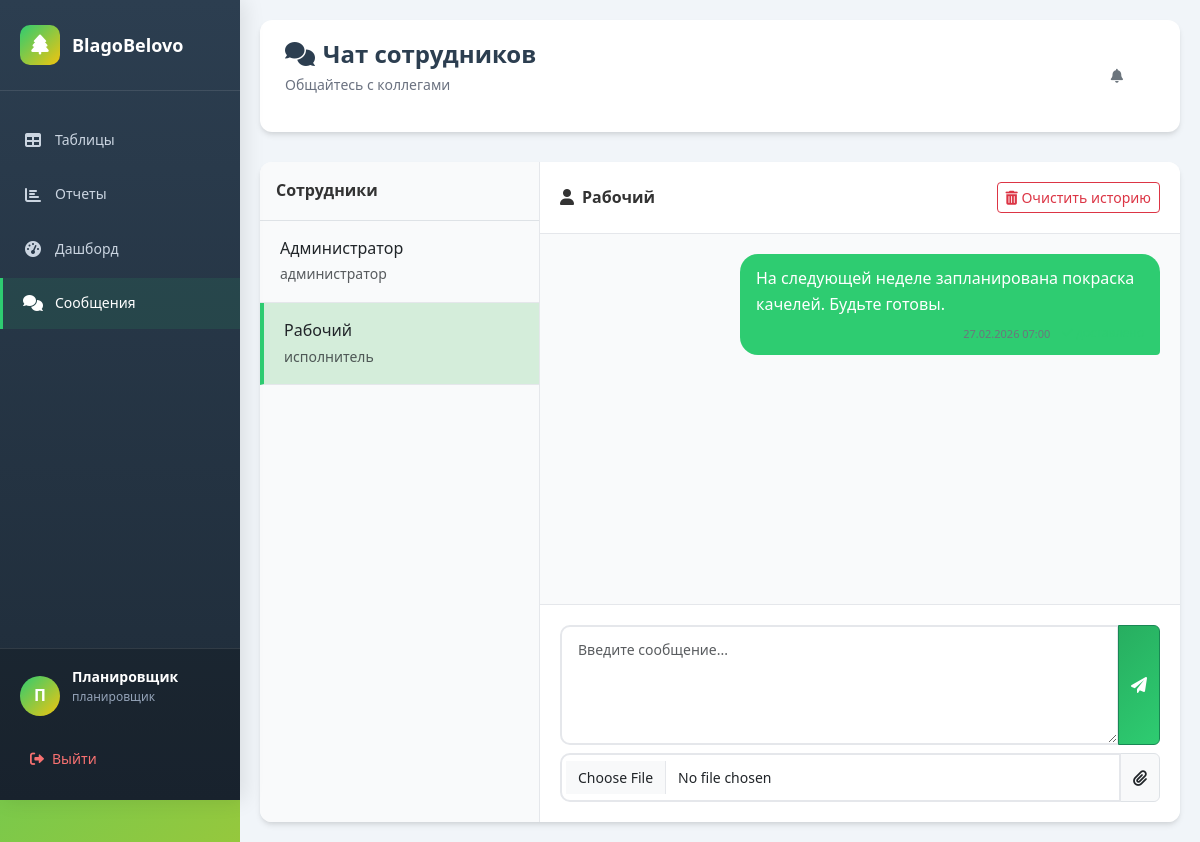
The app's page /chat.php?contact_id=3 (signed in), older data.
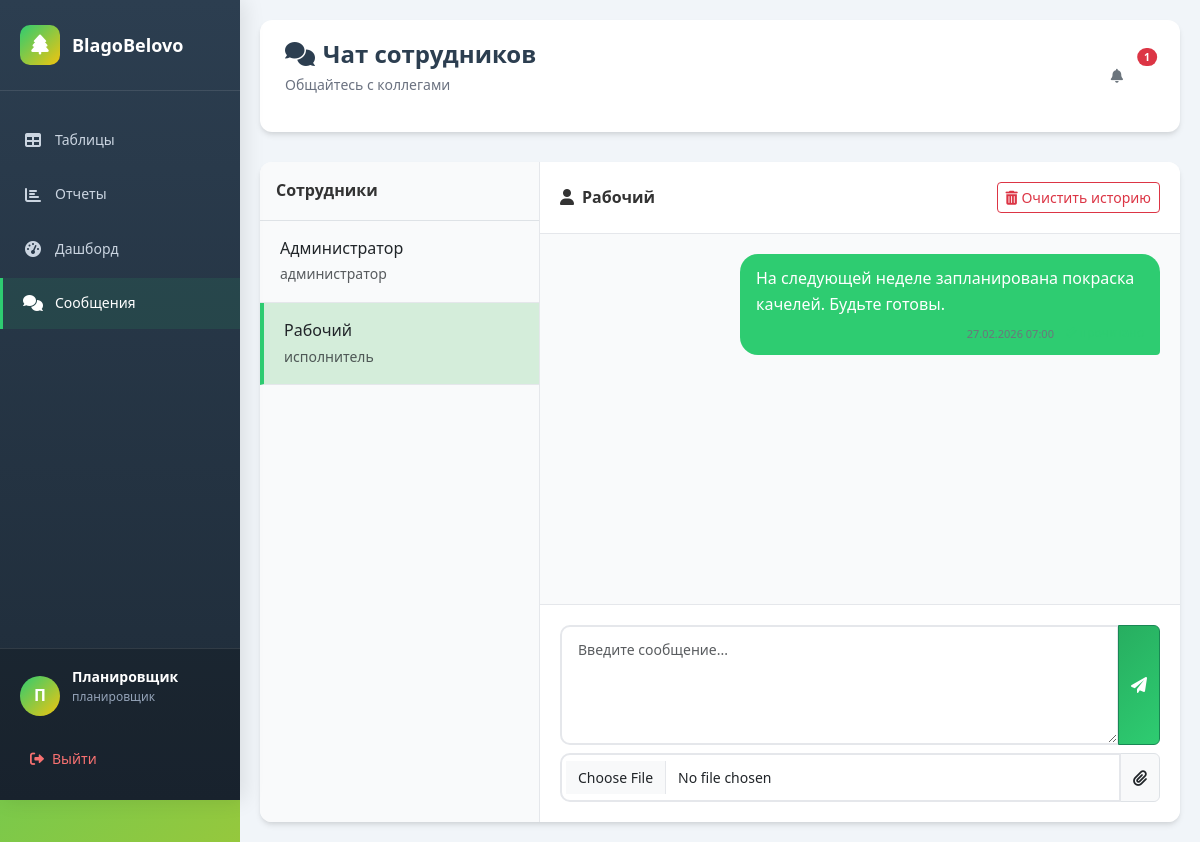
The same page, newer data.
### tables this page shows
CREATE TABLE `messages` (
  `id` int(11) NOT NULL AUTO_INCREMENT,
  `sender_id` int(11) NOT NULL,
  `receiver_id` int(11) NOT NULL,
  `message` text NOT NULL,
  `file_name` varchar(255) DEFAULT NULL,
  `file_path` varchar(255) DEFAULT NULL,
  `is_read` tinyint(1) DEFAULT 0,
  `deleted_by_sender` tinyint(1) NOT NULL DEFAULT 0,
  `deleted_by_receiver` tinyint(1) NOT NULL DEFAULT 0,
  `created_at` timestamp NOT NULL DEFAULT current_timestamp(),
  PRIMARY KEY (`id`),
  KEY `sender_id` (`sender_id`),
  KEY `receiver_id` (`receiver_id`),
  CONSTRAINT `messages_ibfk_1` FOREIGN KEY (`sender_id`) REFERENCES `users` (`id`) ON DELETE CASCADE,
  CONSTRAINT `messages_ibfk_2` FOREIGN KEY (`receiver_id`) REFERENCES `users` (`id`) ON DELETE CASCADE
);

### notifications.php (called while the page is built, shortened)
<?php
if (!function_exists('get_unread_notifications_count')) {
    function get_unread_notifications_count($user_id) {
        global $pdo;
        $stmt = $pdo->prepare("SELECT COUNT(*) FROM notifications WHERE user_id = ? AND is_read = 0");
        $stmt->execute([$user_id]);
        return $stmt->fetchColumn();
    }
}
?>

### chat.php (the view, shortened to what the changed rows need)
<?php
require 'db.php';
$current_user_id = $_SESSION['user_id'];
$contact_id = isset($_GET['contact_id']) ? (int)$_GET['contact_id'] : 0;
$contact = null;
$messages = [];
if ($contact_id) {
    $stmt = $pdo->prepare("SELECT id, login, full_name FROM users WHERE id = ?");
    $stmt->execute([$contact_id]);
    $contact = $stmt->fetch();
    if ($contact) {
        $stmt = $pdo->prepare("
            SELECT * FROM messages
            WHERE (sender_id = ? AND receiver_id = ? AND deleted_by_sender = 0)
               OR (sender_id = ? AND receiver_id = ? AND deleted_by_receiver = 0)
            ORDER BY created_at ASC
        ");
        $stmt->execute([$current_user_id, $contact_id, $contact_id, $current_user_id]);
        $messages = $stmt->fetchAll();
    } else {
        $contact_id = 0;
    }
}
$unread_notifications = get_unread_notifications_count($_SESSION['user_id']);
?>
<!DOCTYPE html>
<html lang="ru">
<head>
    <link href="https://cdn.jsdelivr.net/npm/bootstrap@5.3.0/dist/css/bootstrap.min.css" rel="stylesheet">
    <link rel="stylesheet" href="https://cdnjs.cloudflare.com/ajax/libs/font-awesome/6.0.0/css/all.min.css">
    <link rel="stylesheet" href="style.css">
</head>
<body class="admin-panel">
    <main class="main-content">
        <div class="content-header fade-in">
            <div class="header-title">
                <h1><i class="fas fa-comments me-2"></i>Чат сотрудников</h1>
            </div>
            <div class="header-actions">
                <div class="dropdown d-inline-block me-2">
                    <button class="btn btn-outline-secondary position-relative" type="button" data-bs-toggle="dropdown">
                        <i class="fas fa-bell"></i>
                        <?php if ($unread_notifications > 0): ?>
                            <span class="position-absolute top-0 start-100 translate-middle badge rounded-pill bg-danger">
                                <?= $unread_notifications ?>
                            </span>
                        <?php endif; ?>
                    </button>
                </div>
            </div>
        </div>
        <div class="chat-container">
            <div class="chat-main">
                <?php if ($contact): ?>
                    <div class="chat-messages" id="chatMessages">
                        <?php foreach ($messages as $msg):
                            $isMine = $msg['sender_id'] == $current_user_id;
                        ?>
                            <div class="message <?= $isMine ? 'sent' : 'received' ?>" id="msg-<?= $msg['id'] ?>">
                                <div class="message-bubble">
                                    <?= nl2br(htmlspecialchars($msg['message'])) ?>
                                    <div class="d-flex align-items-center justify-content-end mt-1">
                                        <span class="message-time"><?= date('d.m.Y H:i', strtotime($msg['created_at'])) ?></span>
                                        <?php if ($isMine && $msg['is_read']): ?>
                                            <span class="read-status"><i class="fas fa-check-double ms-1"></i> прочитано</span>
                                        <?php elseif ($isMine): ?>
                                            <span class="read-status"><i class="fas fa-check ms-1"></i> доставлено</span>
                                        <?php endif; ?>
                                    </div>
                                </div>
                            </div>
                        <?php endforeach; ?>
                    </div>
                <?php endif; ?>
            </div>
        </div>
    </main>
</body>
</html>

Row changes from the older to the newer data that the page shows:
changed messages "На следующей неделе запланирована покраска качелей. Будьте готовы.": is_read 0 → 1 (drawn)
Text that changed along with them:
$unread_notifications: (not shown) → "1"
